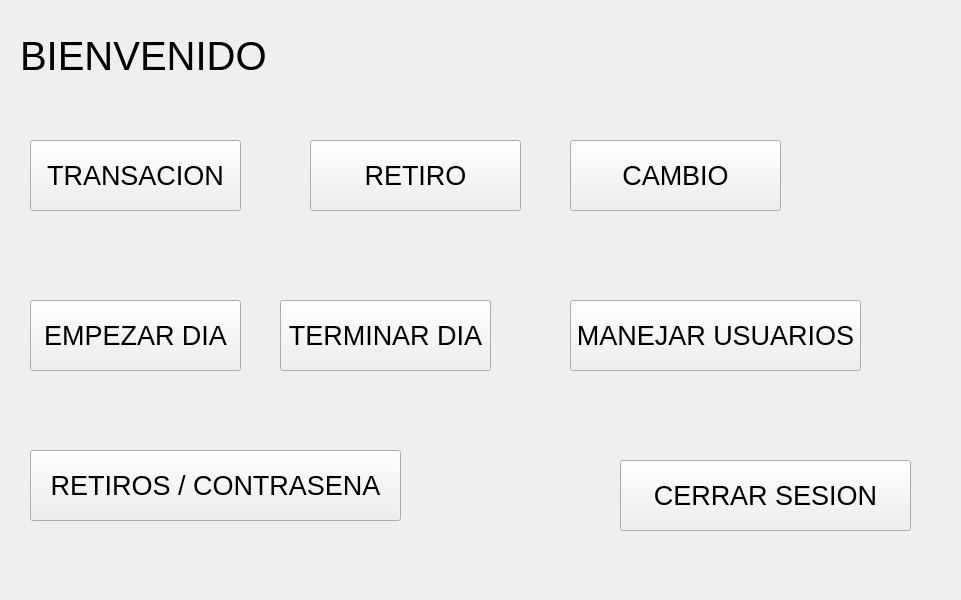
<?xml version="1.0" encoding="UTF-8"?>
<ui version="4.0">
 <class>Form</class>
 <widget class="QWidget" name="Form">
  <property name="geometry">
   <rect>
    <x>0</x>
    <y>0</y>
    <width>961</width>
    <height>600</height>
   </rect>
  </property>
  <property name="windowTitle">
   <string>Form</string>
  </property>
  <widget class="QLabel" name="label">
   <property name="geometry">
    <rect>
     <x>20</x>
     <y>20</y>
     <width>271</width>
     <height>71</height>
    </rect>
   </property>
   <property name="font">
    <font>
     <pointsize>30</pointsize>
    </font>
   </property>
   <property name="text">
    <string>BIENVENIDO</string>
   </property>
  </widget>
  <widget class="QPushButton" name="pushButton">
   <property name="geometry">
    <rect>
     <x>30</x>
     <y>300</y>
     <width>211</width>
     <height>71</height>
    </rect>
   </property>
   <property name="font">
    <font>
     <pointsize>20</pointsize>
    </font>
   </property>
   <property name="text">
    <string>EMPEZAR DIA</string>
   </property>
  </widget>
  <widget class="QPushButton" name="pushButton_2">
   <property name="geometry">
    <rect>
     <x>280</x>
     <y>300</y>
     <width>211</width>
     <height>71</height>
    </rect>
   </property>
   <property name="font">
    <font>
     <pointsize>20</pointsize>
    </font>
   </property>
   <property name="text">
    <string>TERMINAR DIA</string>
   </property>
  </widget>
  <widget class="QPushButton" name="pushButton_3">
   <property name="geometry">
    <rect>
     <x>570</x>
     <y>300</y>
     <width>291</width>
     <height>71</height>
    </rect>
   </property>
   <property name="font">
    <font>
     <pointsize>20</pointsize>
    </font>
   </property>
   <property name="text">
    <string>MANEJAR USUARIOS</string>
   </property>
  </widget>
  <widget class="QPushButton" name="pushButton_4">
   <property name="geometry">
    <rect>
     <x>30</x>
     <y>450</y>
     <width>371</width>
     <height>71</height>
    </rect>
   </property>
   <property name="font">
    <font>
     <pointsize>20</pointsize>
    </font>
   </property>
   <property name="text">
    <string>RETIROS / CONTRASENA</string>
   </property>
  </widget>
  <widget class="QPushButton" name="pushButton_5">
   <property name="geometry">
    <rect>
     <x>620</x>
     <y>460</y>
     <width>291</width>
     <height>71</height>
    </rect>
   </property>
   <property name="font">
    <font>
     <pointsize>20</pointsize>
    </font>
   </property>
   <property name="text">
    <string>CERRAR SESION</string>
   </property>
  </widget>
  <widget class="QPushButton" name="pushButton_6">
   <property name="geometry">
    <rect>
     <x>30</x>
     <y>140</y>
     <width>211</width>
     <height>71</height>
    </rect>
   </property>
   <property name="font">
    <font>
     <pointsize>20</pointsize>
    </font>
   </property>
   <property name="text">
    <string>TRANSACION</string>
   </property>
  </widget>
  <widget class="QPushButton" name="pushButton_7">
   <property name="geometry">
    <rect>
     <x>570</x>
     <y>140</y>
     <width>211</width>
     <height>71</height>
    </rect>
   </property>
   <property name="font">
    <font>
     <pointsize>20</pointsize>
    </font>
   </property>
   <property name="text">
    <string>CAMBIO</string>
   </property>
  </widget>
  <widget class="QPushButton" name="pushButton_8">
   <property name="geometry">
    <rect>
     <x>310</x>
     <y>140</y>
     <width>211</width>
     <height>71</height>
    </rect>
   </property>
   <property name="font">
    <font>
     <pointsize>20</pointsize>
    </font>
   </property>
   <property name="text">
    <string>RETIRO</string>
   </property>
  </widget>
 </widget>
 <resources/>
 <connections/>
</ui>
